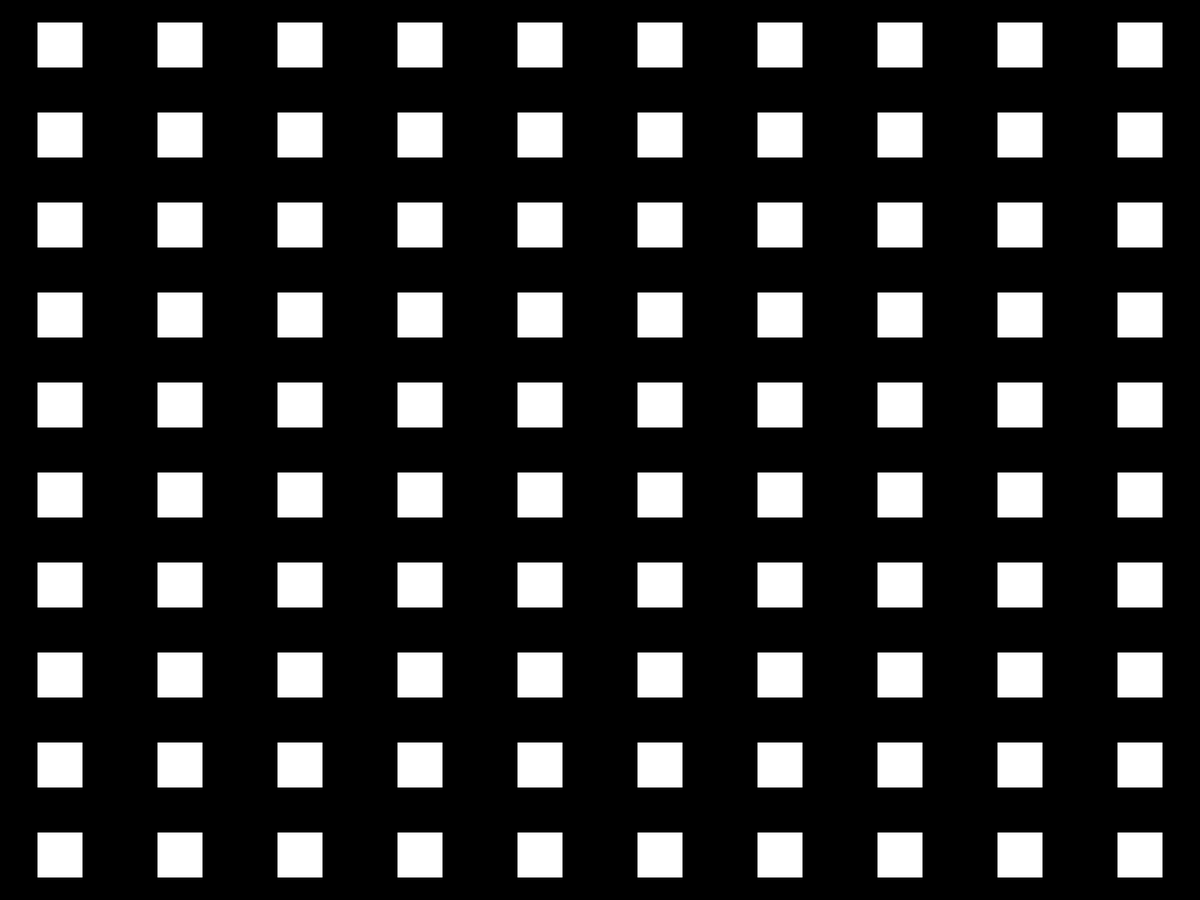
Frame 1 (no input)
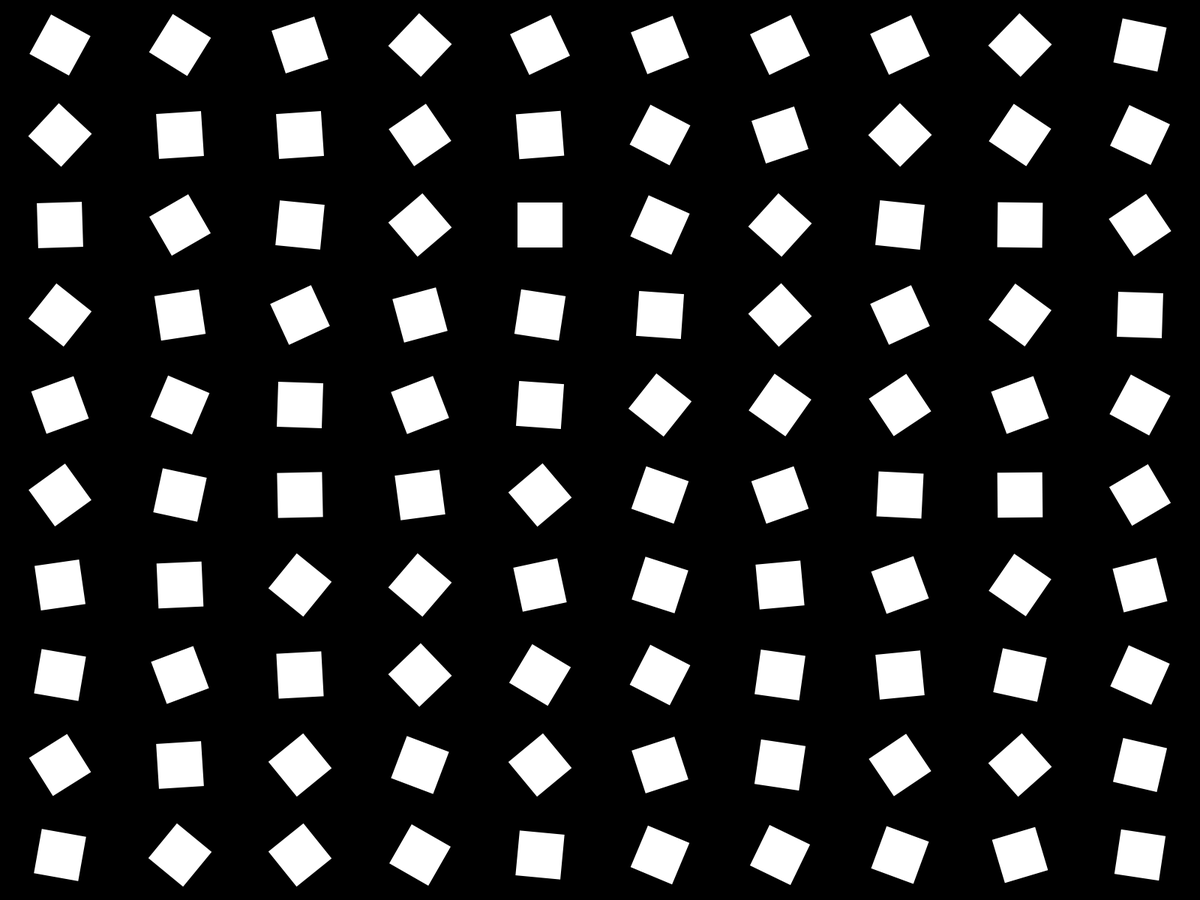
Frame 60 (the mouse pressed at the canvas centre just before this capture)
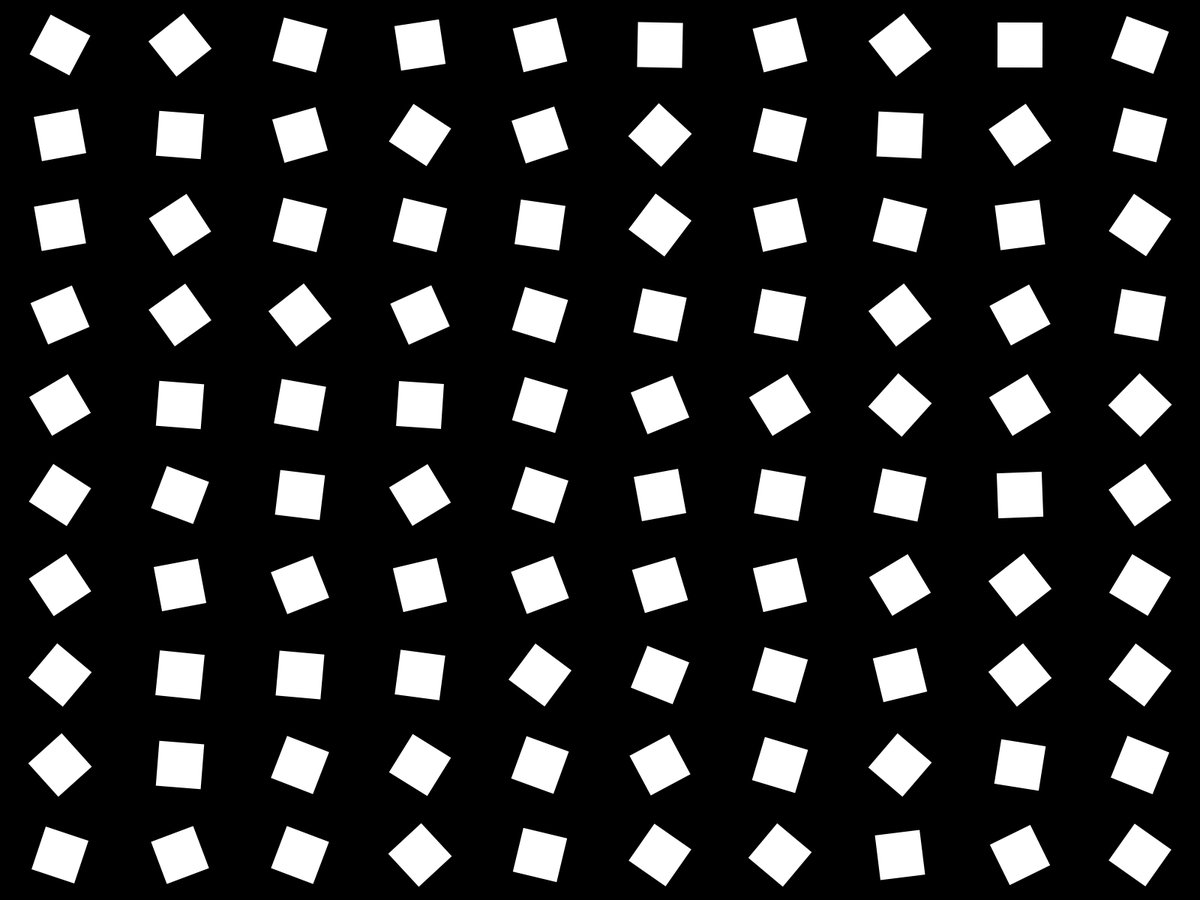
Frame 120 (the mouse held since frame 60 and released just before this capture)

The Processing sketch that drew these frames (run headless with seeded random() and noise(); from frame 60 on, the mouse is pressed at the canvas centre):

// Processing sketch: Square00
// ── Square00.pde
Square[] squares = new Square[100];
void setup() {
    fullScreen();
    //size(800, 800);
    float x = width*0.05;
    float y = height*0.05;
    int k = 0;
    for (int i = 0; i < 10; i++) {
        for (int j = 0; j < 10; j++) {
            squares[k] = new Square(x + i * width*0.1, y + j * height*0.1);
            k++;
        }
    }
}
void draw() {
    background(00);
    for (int i = 0; i < squares.length; i++) {
        squares[i].display();
        squares[i].spin();
    }
    if (mousePressed == false){
      noCursor();
    }
}
class Square {
    PVector loc, vel, acc;
    float x, y, a, aVel, aAcc;

    Square(float x, float y) {
        this.x = x;
        this.y = y;
        a = 0;
        aVel = 0.0;
        aAcc = random(-0.001, 0.001);
    }
    void display() {
        rectMode(CENTER);
        noStroke();
        fill(255);
        pushMatrix();
        translate(this.x, this.y);
        rotate(a);
        rect(0, 0, 60, 60);
        popMatrix();
    }
    void spin() {
        a += aVel;
        aVel += aAcc;
        aVel = constrain(aVel, -0.05, 0.05);
    }
}
